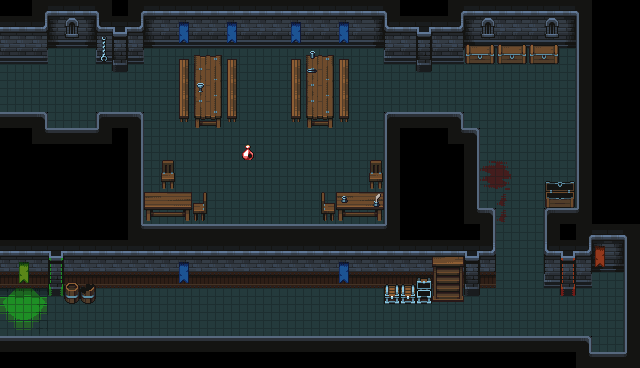

This is a level from a 2D game, rendered from its Tiled map with the project's own tilesets. A one-line summary and the map file follow, with tile-layer data summarised:
An orthogonal 40x23 tile map with 16x16 px tiles, 5 tile layers (floor, walls, doors, props, ...), 2 tilesets and 9 objects (Next floor, orc, win, Starving, Drugs, ...).

<map version="1.8" tiledversion="1.8.6" orientation="orthogonal" renderorder="right-down" width="40" height="23" tilewidth="16" tileheight="16" infinite="0" nextlayerid="9" nextobjectid="13">
 <tileset firstgid="1" name="Dungeon tiles" tilewidth="16" tileheight="16" tilecount="625" columns="25">
  <image source="../images/Environment/Dungeon Prison/Assets/Tiles.png" width="400" height="400" />
  <tile id="0">
   <properties>
    <property name="obstacle" type="bool" value="true" />
   </properties>
  </tile>
  <tile id="1">
   <properties>
    <property name="obstacle" type="bool" value="true" />
   </properties>
  </tile>
  <tile id="2">
   <properties>
    <property name="obstacle" type="bool" value="true" />
   </properties>
  </tile>
  <tile id="3">
   <properties>
    <property name="obstacle" type="bool" value="true" />
   </properties>
  </tile>
  <tile id="25">
   <properties>
    <property name="obstacle" type="bool" value="true" />
   </properties>
  </tile>
  <tile id="26">
   <properties>
    <property name="obstacle" type="bool" value="true" />
   </properties>
  </tile>
  <tile id="27">
   <properties>
    <property name="obstacle" type="bool" value="true" />
   </properties>
  </tile>
  <tile id="28">
   <properties>
    <property name="obstacle" type="bool" value="true" />
   </properties>
  </tile>
  <tile id="50">
   <properties>
    <property name="obstacle" type="bool" value="true" />
   </properties>
  </tile>
  <tile id="51">
   <properties>
    <property name="obstacle" type="bool" value="true" />
   </properties>
  </tile>
  <tile id="52">
   <properties>
    <property name="obstacle" type="bool" value="true" />
   </properties>
  </tile>
  <tile id="53">
   <properties>
    <property name="obstacle" type="bool" value="true" />
   </properties>
  </tile>
  <tile id="75">
   <properties>
    <property name="obstacle" type="bool" value="true" />
   </properties>
  </tile>
  <tile id="76">
   <properties>
    <property name="obstacle" type="bool" value="true" />
   </properties>
  </tile>
  <tile id="77">
   <properties>
    <property name="obstacle" type="bool" value="true" />
   </properties>
  </tile>
  <tile id="100">
   <properties>
    <property name="obstacle" type="bool" value="true" />
   </properties>
  </tile>
  <tile id="101">
   <properties>
    <property name="obstacle" type="bool" value="true" />
   </properties>
  </tile>
  <tile id="102">
   <properties>
    <property name="obstacle" type="bool" value="true" />
   </properties>
  </tile>
  <tile id="103">
   <properties>
    <property name="obstacle" type="bool" value="true" />
   </properties>
  </tile>
  <tile id="104">
   <properties>
    <property name="obstacle" type="bool" value="true" />
   </properties>
  </tile>
  <tile id="109">
   <properties>
    <property name="obstacle" type="bool" value="true" />
   </properties>
  </tile>
  <tile id="125">
   <properties>
    <property name="obstacle" type="bool" value="true" />
   </properties>
  </tile>
  <tile id="126">
   <properties>
    <property name="obstacle" type="bool" value="true" />
   </properties>
  </tile>
  <tile id="127">
   <properties>
    <property name="obstacle" type="bool" value="true" />
   </properties>
  </tile>
  <tile id="128">
   <properties>
    <property name="obstacle" type="bool" value="true" />
   </properties>
  </tile>
  <tile id="129">
   <properties>
    <property name="obstacle" type="bool" value="true" />
   </properties>
  </tile>
  <tile id="134">
   <properties>
    <property name="obstacle" type="bool" value="true" />
   </properties>
  </tile>
  <tile id="150">
   <properties>
    <property name="obstacle" type="bool" value="true" />
   </properties>
  </tile>
  <tile id="151">
   <properties>
    <property name="obstacle" type="bool" value="true" />
   </properties>
  </tile>
  <tile id="152">
   <properties>
    <property name="obstacle" type="bool" value="true" />
   </properties>
  </tile>
  <tile id="153">
   <properties>
    <property name="obstacle" type="bool" value="true" />
   </properties>
  </tile>
  <tile id="154">
   <properties>
    <property name="obstacle" type="bool" value="true" />
   </properties>
  </tile>
  <tile id="209">
   <properties>
    <property name="obstacle" type="bool" value="true" />
   </properties>
  </tile>
  <tile id="234">
   <properties>
    <property name="obstacle" type="bool" value="true" />
   </properties>
  </tile>
  <tile id="325">
   <properties>
    <property name="obstacle" type="bool" value="true" />
   </properties>
  </tile>
  <tile id="326">
   <properties>
    <property name="obstacle" type="bool" value="true" />
   </properties>
  </tile>
  <tile id="327">
   <properties>
    <property name="obstacle" type="bool" value="true" />
   </properties>
  </tile>
  <tile id="328">
   <properties>
    <property name="obstacle" type="bool" value="true" />
   </properties>
  </tile>
  <tile id="329">
   <properties>
    <property name="obstacle" type="bool" value="true" />
   </properties>
  </tile>
  <tile id="450">
   <properties>
    <property name="obstacle" value="true" />
   </properties>
  </tile>
 </tileset>
 <tileset firstgid="626" name="Dungeon props" tilewidth="16" tileheight="16" tilecount="625" columns="25">
  <image source="../images/Environment/Dungeon Prison/Assets/Props.png" width="400" height="400" />
  <tile id="6">
   <properties>
    <property name="obstacle" type="bool" value="true" />
   </properties>
  </tile>
  <tile id="7">
   <properties>
    <property name="obstacle" type="bool" value="true" />
   </properties>
  </tile>
  <tile id="8">
   <properties>
    <property name="obstacle" type="bool" value="true" />
   </properties>
  </tile>
  <tile id="107">
   <properties>
    <property name="obstacle" type="bool" value="true" />
   </properties>
  </tile>
  <tile id="132">
   <properties>
    <property name="obstacle" type="bool" value="true" />
   </properties>
  </tile>
  <tile id="157">
   <properties>
    <property name="obstacle" type="bool" value="true" />
   </properties>
  </tile>
 </tileset>
 <layer id="1" name="floor" width="40" height="23">
  <data>[920 cells, 404 non-empty, 10 distinct tile ids]</data>
 </layer>
 <layer id="2" name="walls" width="40" height="23">
  <data>[920 cells, 360 non-empty, 38 distinct tile ids]</data>
 </layer>
 <layer id="4" name="doors" width="40" height="23">
  <data>[920 cells, 0 non-empty, 0 distinct tile ids]</data>
 </layer>
 <layer id="3" name="props" width="40" height="23">
  <data>[920 cells, 95 non-empty, 44 distinct tile ids]</data>
 </layer>
 <layer id="8" name="ontop" width="40" height="23">
  <data>[920 cells, 33 non-empty, 18 distinct tile ids]</data>
 </layer>
 <objectgroup id="5" name="objects">
  <object id="3" name="Next floor" x="59" y="79">
   <properties>
    <property name="object">((:ui :r 28 :g 83 :b 147  :text
"\"Onto the next floor.
Be careful hero, there's no need to rush into an ambush.\"
"))</property>
   </properties>
   <point />
  </object>
  <object id="4" name="orc" x="588.649" y="299.835">
   <properties>
    <property name="object">((:character :speed 65.0)
 (:animation-state :sprite :orc)
 (:sprite-sheet)
 (:size)
 (:ai :notice-range 40000.0
      :attack-range 1000.0))</property>
   </properties>
   <point />
  </object>
  <object id="6" name="win" x="14.8491" y="300.885">
   <properties>
    <property name="object" value="((:stairs :level &quot;1_3&quot;))" />
   </properties>
   <point />
  </object>
  </objectgroup>
</map>
<!-- 6 of 9 objects omitted -->
